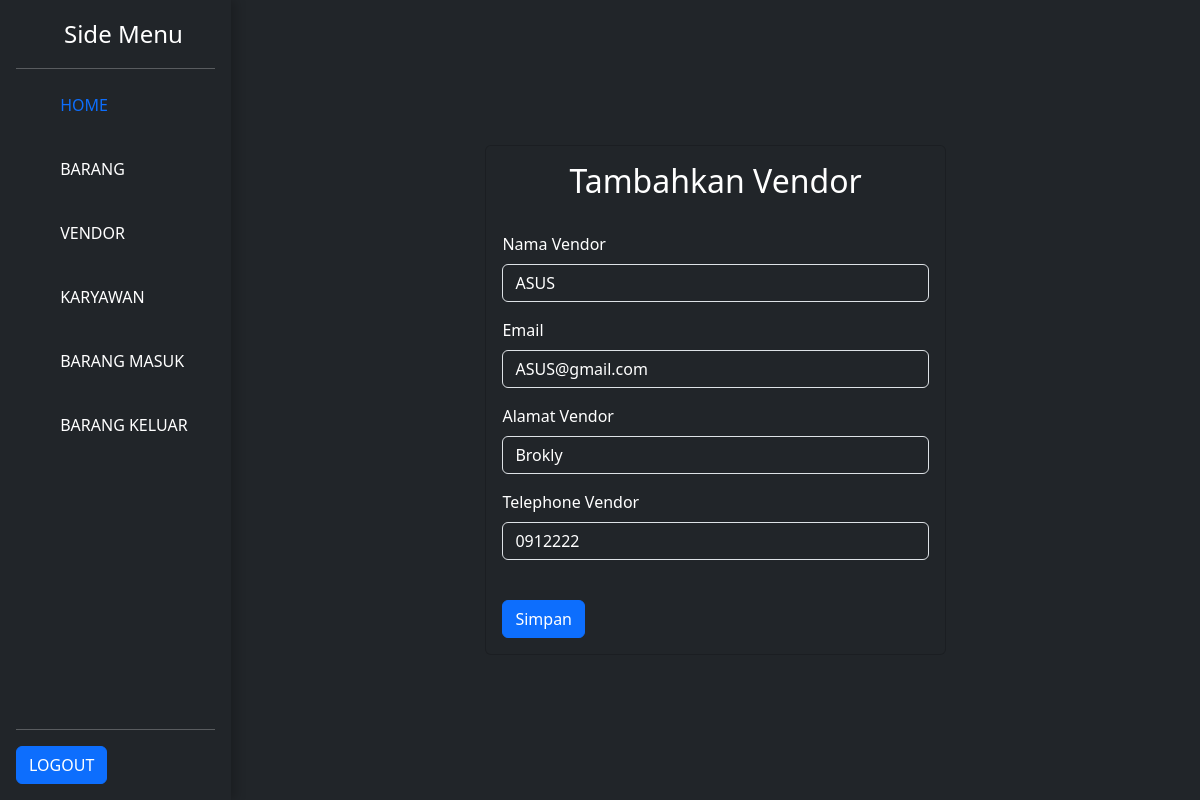
The page /views/admin/vendor-edit-data.php?id_vendor=VEN001 (signed in) on the database its author committed.
### tables this page shows
CREATE TABLE `vendor` (
  `id_vendor` char(6) NOT NULL,
  `nama_vendor` varchar(250) NOT NULL,
  `kontak_vendor` varchar(20) NOT NULL,
  `alamat_vendor` varchar(80) NOT NULL,
  `telp_vendor` char(16) NOT NULL
);

### classes/Database.php (called while the page is built)
<?php
class Database {
    private $host = "localhost";
    private $user = "root";
    private $password = "";
    private $dbName = "uas_inv";
    protected function connectDB(){
        try{
            $dataBase = 'mysql:host=' . $this->host . ';dbname=' . $this->dbName;
            $pdo = new PDO($dataBase, $this->user, $this->password);
            $pdo->setAttribute(PDO::ATTR_DEFAULT_FETCH_MODE, PDO::FETCH_ASSOC);
            return $pdo;
        } catch (PDOException $e){
            echo "Connetion Failed" . $e->getMessage();
        }
    }
}

### classes/Vendor.php (called while the page is built, shortened)
<?php
class Vendor extends Database {
    private $tabel = 'vendor';
    public function getditVendor($id_vendor){
        $sql = "SELECT * FROM ". $this->tabel ."  WHERE id_vendor = :id_vendor";
        $stmt = $this->connectDB()->prepare($sql);
        $stmt->bindParam(':id_vendor', $id_vendor);
        $stmt->execute();
        return $stmt->fetch(PDO::FETCH_OBJ);
    }
}

### views/admin/vendor-edit-data.php (the view, shortened to what this page needs)
<?php
include '../../header.php';
$vendor = new Vendor();
$getid_vendor = $_GET['id_vendor'];
$geditvendor = $vendor->getditVendor($getid_vendor);
?>
<body class="text-bg-dark">
<main class="d-flex text-bg-dark">
    <?php
        include '../../sidebar.php';
    ?>
    <div class="container-fluid">
            <div class="row justify-content-center align-items-center" style="min-height: 100vh;">
                <div class="col-md-6">
                    <div class="card text-bg-dark">
                        <div class="card-body">
                            <h2 class="card-title text-center">Tambahkan Vendor</h2>
                            <br>
                            <form action="" method="POST" enctype="multipart/form-data">
                                <div class="mb-3">
                                    <label for="edit-nama" class="form-label">Nama Vendor</label>
                                    <input type="text" name="edit_nama_vendor" value="<?= $geditvendor->nama_vendor ?>" id="edit-nama-vendor" class="form-control text-bg-dark col-12">
                                </div>
                                <div class="mb-3">
                                    <label for="edit-kontak" class="form-label">Email</label>
                                    <input type="email" name="edit_kontak_vendor" value="<?= $geditvendor->kontak_vendor ?>" id="edit-kontak-vendor" class="form-control text-bg-dark col-12">
                                </div>
                                <div class="mb-3">
                                    <label for="edit-alamat" class="form-label">Alamat Vendor</label>
                                    <input type="text" name="edit_alamat_vendor" value="<?= $geditvendor->alamat_vendor ?>" id="edit-alamat-vendor" class="form-control text-bg-dark col-12">
                                </div>
                                <div class="mb-3">
                                    <label for="edit-telp" class="form-label">Telephone Vendor</label>
                                    <input type="number" name="edit_telp_vendor" value="<?= $geditvendor->telp_vendor ?>" id="edit-telp-vendor" class="form-control text-bg-dark col-12">
                                </div>
                                <br>
                                <div class="mb">
                                    <input type="submit" name="simpan_edit_data" value="Simpan" class="btn btn-primary">
                                </div>
                            </form>
                        </div>
                    </div>
                </div>
            </div>
    </div>
</main>
</body>
</html>

### views/admin/vendor-edit-data.php (style rules this page uses)
::placeholder { color: #FFFFFF; }

### rows shown on the page
vendor: edit_nama_vendor "ASUS", edit_kontak_vendor "ASUS@gmail.com", edit_alamat_vendor "Brokly", edit_telp_vendor "0912222"
